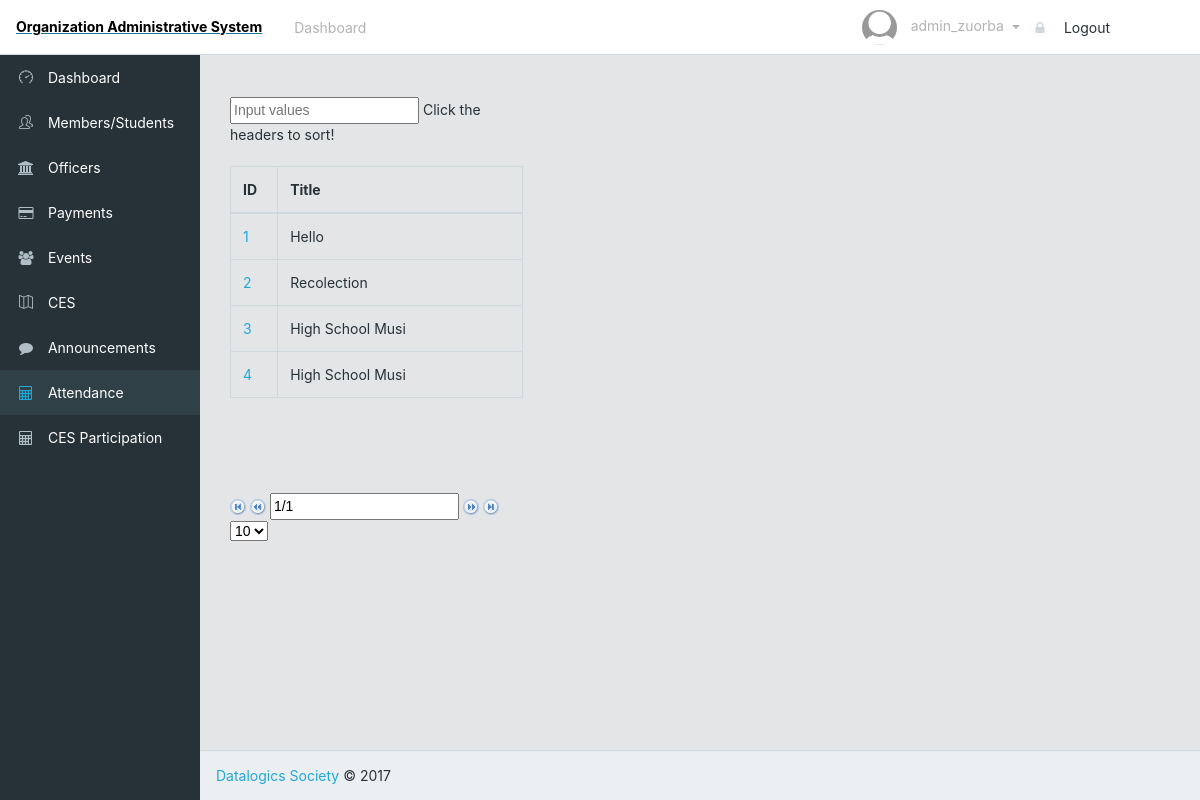
Page /adminAttendance.php (signed in) on the committed database.
### tables this page shows
CREATE TABLE `events` (
  `event_id` int(11) NOT NULL,
  `event_title` varchar(16) NOT NULL,
  `event_venue` varchar(16) NOT NULL,
  `event_date_start` datetime NOT NULL,
  `event_date_end` datetime NOT NULL,
  `event_organizer` varchar(32) NOT NULL,
  `event_description` varchar(255) NOT NULL,
  `mandatory_status` tinyint(1) NOT NULL,
  `target_audience` varchar(32) DEFAULT NULL
);

### adminAttendance.php (the view, shortened to what this page needs)
<?php
    include("sql_connect.php");
?>
<!DOCTYPE html>
<html lang="en">
<head>
    <link href="css/font-awesome.min.css" rel="stylesheet">
    <link href="css/simple-line-icons.css" rel="stylesheet">
    <link href="css/style.css" rel="stylesheet">
</head>
<body class="app header-fixed sidebar-fixed aside-menu-fixed aside-menu-hidden">
    <header class="app-header navbar">
        <a href="#"><span class = "top">Organization Administrative System</span></a>
        <ul class="nav navbar-nav hidden-md-down">
            <li class="nav-item px-1">
                <a class = "nav-link" href = "admin.php"> Dashboard </a>
            </li>
        </ul>
        <ul class="nav navbar-nav ml-auto">
                <span class = "nav-link dropdown-toggle" data-toggle="dropdown" role="button">
                    <img src="img/profile/default.png" class="img-avatar">
                    <span class="hidden-md-down">
                        <?php
                            echo "$_SESSION[username]";
                        ?>
                    </span>
                </span>
                <li>
                    <a class="dropdown-item" href="logOut.php"><i class="fa fa-lock"></i> Logout</a>
                </li>
        </ul>
    </header>
    <div class="app-body">
        <?php require("sidebar.php");?>
        <main class="main">
            <br><br>
            <div class="container-fluid">
                <div class="animated fadeIn">
                    <div class="row">
                        <div class='col-sm-4 col-sm-offset-1'>
                            <input type="text" id="myInput" onkeyup="myFunction()" placeholder="Input values">
                            <span>Click the headers to sort!</span><br><br>
                            <table id = "myTable" class="tablesorter table table-bordered">
                                <thead>
                                <tr>
                                <th>ID</th>
                                <th>Title</th>
                                </tr>
                                </thead>
                                <tbody>
                                <?php
                                    $result = mysqli_query($mysqli, "SELECT * FROM EVENTS");
                                    while($row = mysqli_fetch_array($result)){
                                        echo
                                            "<tr>
                                                <td><a href='addAttendance.php?id=".$row[0]."&name=".$row[1]."'>".$row[0]."</a></td>
                                                <td>".$row[1]."</td>
                                            </tr>";
                                    }
                                ?>
                                </tbody>
                            </table>
                            <div id="pager" class="pager" style="top: 687px; position: absolute;">
                                <form>
                                    <img src="addons/pager/icons/first.png" class="first">
                                    <img src="addons/pager/icons/prev.png" class="prev">
                                    <input type="text" class="pagedisplay">
                                    <img src="addons/pager/icons/next.png" class="next">
                                    <img src="addons/pager/icons/last.png" class="last">
                                    <select class="pagesize">
                                        <option selected="selected" value="10">10</option>
                                    </select>
                                </form>
                            </div>
                        </div>
                    </div>
                </div>
            </div>
        </main>
    </div>
    <footer class="app-footer">
        <a href="#">Datalogics Society</a> © 2017
    </footer>
</body>
</html>

### adminAttendance.php (style rules this page uses)
.top { display: block; padding: 16px; font-weight: bold; color: black; }

### rows in the picture
events: event_id "1", event_title "Hello"
events: event_id "2", event_title "Recolection"
events: event_id "3", event_title "High School Musi"
events: event_id "4", event_title "High School Musi"

### other values in the picture
$_SESSION[username] "admin_zuorba"
